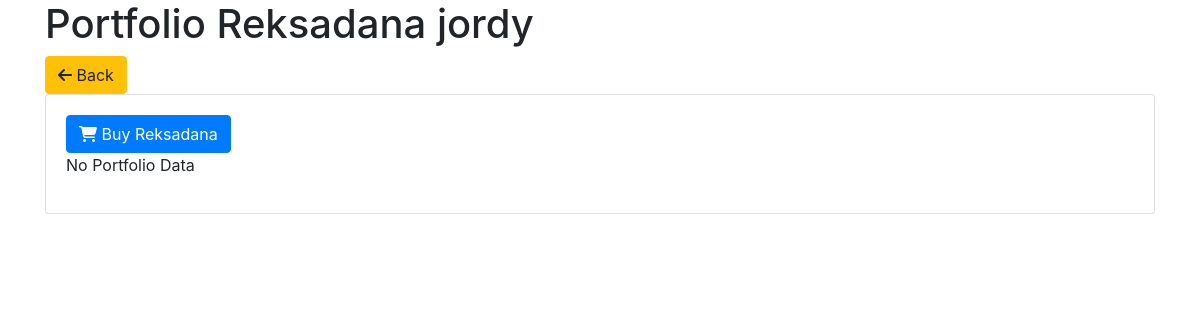
Before: /finalboss/jordy/details with the older database file.
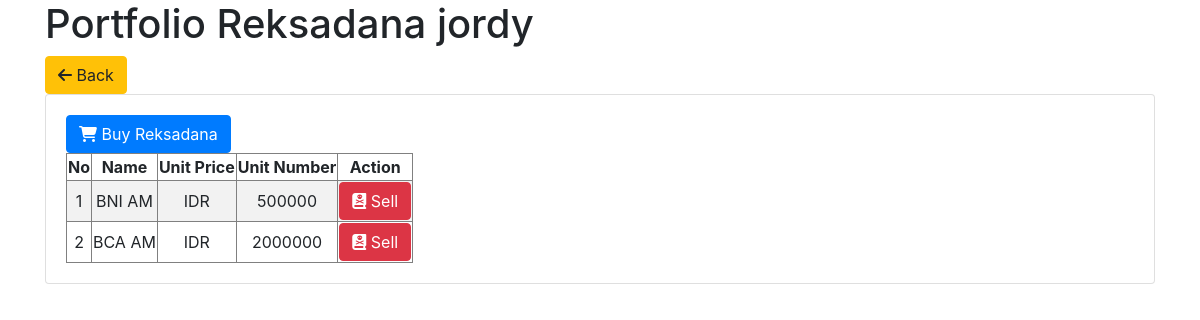
After: the same page with the newer database file.
### finalboss/models.py (models this page shows)
class Reksadana(models.Model):
    id = models.AutoField(primary_key=True)
    name = models.CharField(max_length=50)
    unitPrice = models.CharField(max_length=50)
    unitNumber = models.IntegerField()
    userName = models.ForeignKey(User, on_delete=models.CASCADE)

### finalboss/views.py (the view)
# urls.py: path('<str:username>/details', views.detailReksaDana, name='detailReksaDana'),
def detailReksaDana(request, username):
    reksaDanaData = Reksadana.objects.all().filter(userName=username)
    return render(request, 'detailReksaDana.html', context={'reksaDana': reksaDanaData, 'username': username})

### finalboss/templates/detailReksaDana.html (shortened to what this page needs)
<!doctype html>
<html lang="en">
    <head>
        <link rel="stylesheet"
              href="https://cdn.jsdelivr.net/npm/bootstrap@4.0.0/dist/css/bootstrap.min.css"
>
    </head>
    <body>
        <div class="container">
            <h1>Portfolio Reksadana {{username}}</h1>
            <a href="{% url 'users' %}">
                <button type="button" class="btn btn-warning">
                    <i class="fa-solid fa-arrow-left"></i> Back
                </button>
            </a>
            <div class="card">
                <div class="card-body">
                    <a href="{% url 'buyReksaDana' username %}">
                        <button type="button" class="btn btn-primary">
                            <i class="fa-solid fa-cart-shopping"></i> Buy Reksadana
                        </button>
                    </a>
                    {% if reksaDana %}
                        <div class="table-responsive">
                            <table border="1" class="table-striped text-center">
                                <thead>
                                    <tr>
                                        <th>No</th>
                                        <th>Name</th>
                                        <th>Unit Price</th>
                                        <th>Unit Number</th>
                                        <th>Action</th>
                                    </tr>
                                </thead>
                                <tbody>
                                    {% for rd in reksaDana %}
                                        <tr>
                                            <td>{{ forloop.counter }}</td>
                                            <td>{{ rd.name }}</td>
                                            <td>{{ rd.unitPrice }}</td>
                                            <td>{{ rd.unitNumber }}</td>
                                            <td>
                                                <a href="{% url 'sellReksaDana' username rd.id %}">
                                                    <button type="button" class="btn btn-danger">
                                                        <i class="fa-solid fa-book-skull"></i> Sell
                                                    </button>
                                                </a>
                                            </td>
                                        </tr>
                                    {% endfor %}
                                </tbody>
                            </table>
                        </div>
                    {% else %}
                        <p>No Portfolio Data</p>
                    {% endif %}
                </div>
            </div>
        </div>
    </body>
</html>

Changed rows visible on the page:
added Reksadana: name "BNI AM", unitPrice "IDR", unitNumber "500000"
added Reksadana: name "BCA AM", unitPrice "IDR", unitNumber "2000000"
Other visible differences:
text no longer shown: "No Portfolio Data"
text now shown: "No Name Unit Price Unit Number Action"
